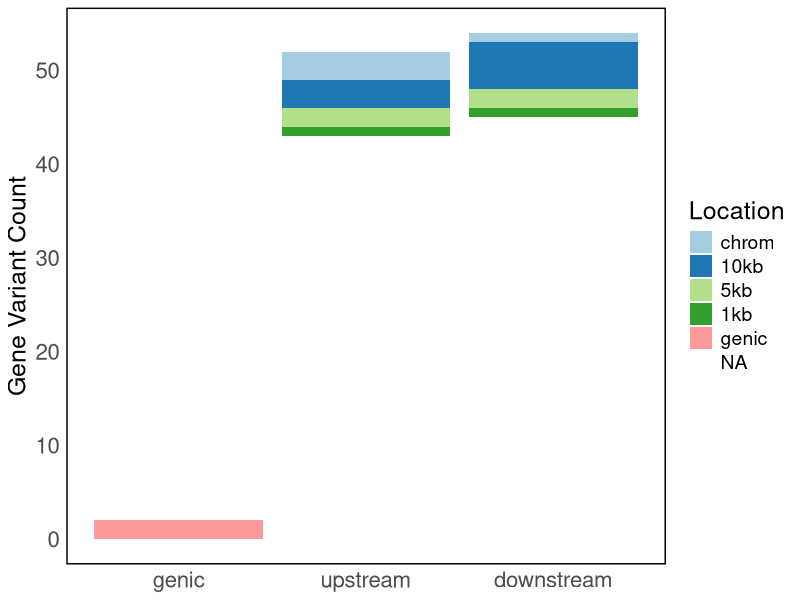
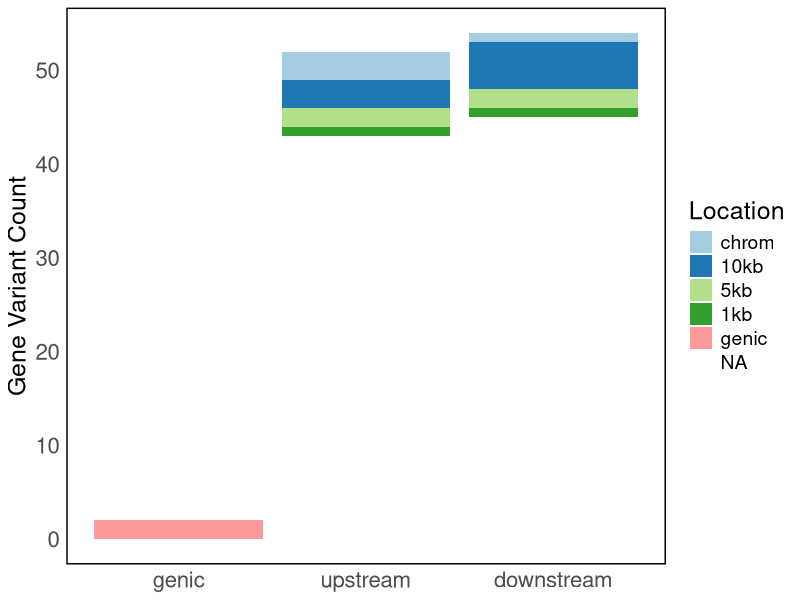

The R script that drew these images, in order:
###########################################################################
## Create a figure to communicate distances bw variants and transcripts ##
###########################################################################

### load in data
data<- read.csv("temp_tables/RNA_comparisons_summary.csv", header=TRUE)

View(data)
## counts column gives total (e.g. the variants within 1kb are also counted 
## in the 5kb category)
## exclusive column gives just that bin (e.g. variants between 1-5 kb, but not 
## less than 1kb for the 5kb row)
#------------------------------------------------------------------------------
# Load necessary library
library(ggplot2)
library(dplyr)
#------------------------------------------------------------------------------
# Categorize upstream

### relevel bars: 
data$Position<-factor(data$Position, levels = c("genic", "upstream", "downstream"))
#data$Location<-factor(data$Location, levels = c("genic", "1kb", "5kb", "10kb", "chrom"))
data$Location<-factor(data$Location, levels = c("chrom", "10kb", "5kb", "1kb", "genic"))
### Barplot of proportions for comparison
barplot<-ggplot(data, aes(x = Position, y = exclusive, fill = Location)) +
  geom_bar(stat = "identity") +
  theme_minimal() +
  scale_fill_brewer(palette = "Paired") +  # Use the discrete viridis color scale
  labs(x = "Position", y = "Gene Variant Count", fill = "Location") + 
  theme(
    panel.border = element_rect(color = "black", size = 1, fill = "transparent"),  # Transparent fill for the border
    panel.grid.major = element_blank(),  # Removes major gridlines
    panel.grid.minor = element_blank(), 
    axis.text.x = element_text(
      size = 16,  # Increase font size
      angle = 0,  # Rotate the labels to avoid overlap  # Adjust horizontal justification
      vjust = 1  # Adjust vertical justification
    ),  # Increase font size of x-axis tick labels
    axis.text.y = element_text(size = 16),  # Increase font size of y-axis tick labels
    axis.title.y = element_text(size = 18),  # Increase font size of y-axis label
    axis.title.x = element_blank(), 
    legend.text = element_text(size = 14),  # Increase font size of legend text
    legend.title = element_text(size = 18), 
  ) +
  scale_y_continuous(breaks = seq(0, 60, by = 10))
  scale_x_discrete(labels = function(x) str_wrap(x, width = 10))  # Wrap text of x-axis labels

plot(barplot) 
View(data)

#ggsave(filename = "figures/Figure4_annotations_barplot_short.pdf", plot = barplot , width = 6, height = 8)
ggsave(filename = "figures/Figure5_locations_barplot.jpeg", plot = barplot , width = 6, height = 8)
